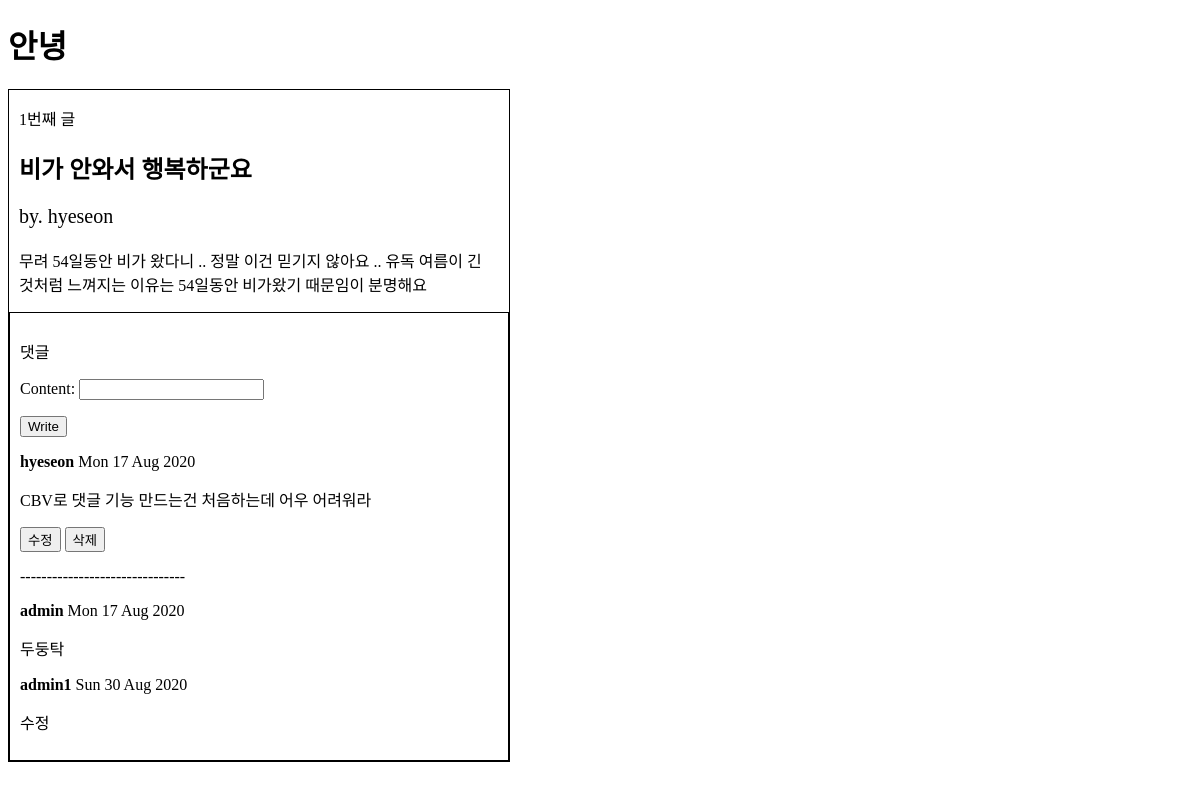
The app's page /1/ (signed in) with its own data.
### main/models.py (models this page shows, shortened)
class Post(models.Model):
    title = models.CharField(max_length=200)
    content = models.TextField()
    updated_at=models.DateTimeField(auto_now=True)
    author = models.ForeignKey(settings.AUTH_USER_MODEL, on_delete=models.CASCADE)

class Comment(models.Model):
    content=models.CharField(max_length=100)
    author=models.ForeignKey(settings.AUTH_USER_MODEL, on_delete=models.CASCADE)
    post=models.ForeignKey(Post, on_delete=models.CASCADE)
    created = models.DateTimeField(auto_now_add=True)

### account/models.py (models this page shows)
class CustomUser(AbstractUser):
    name = models.CharField(max_length=50)
    nickname=models.CharField(max_length=100)
    age= models.PositiveIntegerField(null=True, blank=True)
    followers = models.ManyToManyField(settings.AUTH_USER_MODEL, related_name='following')

### main/views.py (the view)
# urls.py: path('<int:pk>/', views.DetailView.as_view(), name='detail'),
class DetailView(generic.DetailView):
    model = Post #queryset = Post.objects.all()이랑 같은 기능
    template_name = 'detail.html'
    context_object_name='ppost'
    def get_context_data(self, **kwargs):
        context_data = super(DetailView, self).get_context_data(**kwargs) #기본 context 인스턴스가 반환된다.
        context_data['form']=CommentForm()
        context_data['comments']=self.object.comment_set.all()
        return context_data

### main/forms.py
class CommentForm(forms.ModelForm):
    class Meta: #Meta클래스는 한줄 띄고 적는게 좋아용
        model = Comment
        fields=('content',)

### main/templates/detail.html (shortened to what this page needs)
<!DOCTYPE html>
<html lang="en">
<head>
</head>
<body>
    <h1>안녕</h1>
    <div class='box'>
        <div class="content">
            <p> {{ppost.id}}번째 글</p>
            <h2>{{ppost.title}}</h2>
            <p class="author">by. {{ppost.author}}</p>
            <p class="body">{{ppost.content}}</p>
        </div>
        <div class="comment">
            <p>댓글</p>
            <form action="{% url 'comment_create' ppost.id %}" method="POST">
                {{form.as_p}}
                <input type="submit" value="Write">
            </form>
            {% for comment in comments %}
                <p><b>{{comment.author}}</b>
                    {{comment.created|date:"D d M Y"}}</p>
                <p>{{comment.content}}</p>
                {% if user == comment.author %}
                <a href="{% url 'comment_update' ppost.id comment.id %}"><button>수정</button></a>
                <a href="{% url 'comment_delete' ppost.id comment.id %}"><button>삭제</button></a>
                <p>-------------------------------</p>
                {% endif %}
            {% endfor %}
        </div>
    </div>
</body>
</html>

### main/templates/detail.html (style rules this page uses)
.box { width: 500px; height: auto; border: 1px solid black; }
.content { margin: 10px; }
.author { font-size: 20px; }
.comment { width: auto; height: auto; padding: 10px; border: 1px solid black; }

### records on screen
Post: id "1", title "비가 안와서 행복하군요", author "hyeseon", content "무려 54일동안 비가 왔다니 .. 정말 이건 믿기지 않아요 .. 유독 여름이 긴 것처럼 느껴지는 이유는 54일동안 비가왔기 때문임이 분명해요"
Comment: author "hyeseon", created "Mon 17 Aug 2020", content "CBV로 댓글 기능 만드는건 처음하는데 어우 어려워라", shows "수정"
Comment: author "admin", created "Mon 17 Aug 2020", content "두둥탁"
Comment: author "admin1", created "Sun 30 Aug 2020", content "수정"
